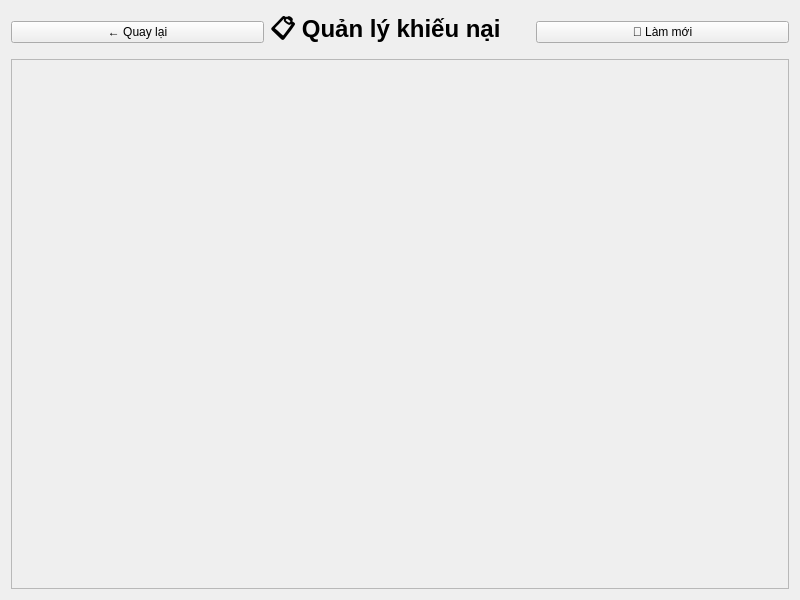
<?xml version="1.0" encoding="UTF-8"?>
<ui version="4.0">
 <class>AppealManager</class>
 <widget class="QWidget" name="AppealManager">
  <property name="geometry">
   <rect>
    <x>0</x>
    <y>0</y>
    <width>800</width>
    <height>600</height>
   </rect>
  </property>
  <property name="windowTitle">
   <string>Quản lý khiếu nại</string>
  </property>
  <layout class="QVBoxLayout" name="mainLayout">
   <item>
    <layout class="QHBoxLayout">
     <item>
      <widget class="QPushButton" name="btnBack">
       <property name="text">
        <string>← Quay lại</string>
       </property>
      </widget>
     </item>
     <item>
      <widget class="QLabel" name="lblTitle">
       <property name="text">
        <string>📋 Quản lý khiếu nại</string>
       </property>
       <property name="font">
        <font>
         <pointsize>18</pointsize>
         <bold>true</bold>
        </font>
       </property>
      </widget>
     </item>
     <item>
      <spacer>
       <property name="orientation">
        <enum>Qt::Horizontal</enum>
       </property>
      </spacer>
     </item>
     <item>
      <widget class="QPushButton" name="btnRefresh">
       <property name="text">
        <string>🔄 Làm mới</string>
       </property>
      </widget>
     </item>
    </layout>
   </item>
   <item>
    <widget class="QScrollArea" name="scrollArea">
     <property name="widgetResizable">
      <bool>true</bool>
     </property>
     <widget class="QWidget" name="scrollContent">
      <layout class="QVBoxLayout" name="appealsLayout">
      </layout>
     </widget>
    </widget>
   </item>
  </layout>
 </widget>
 <resources/>
 <connections/>
</ui>
